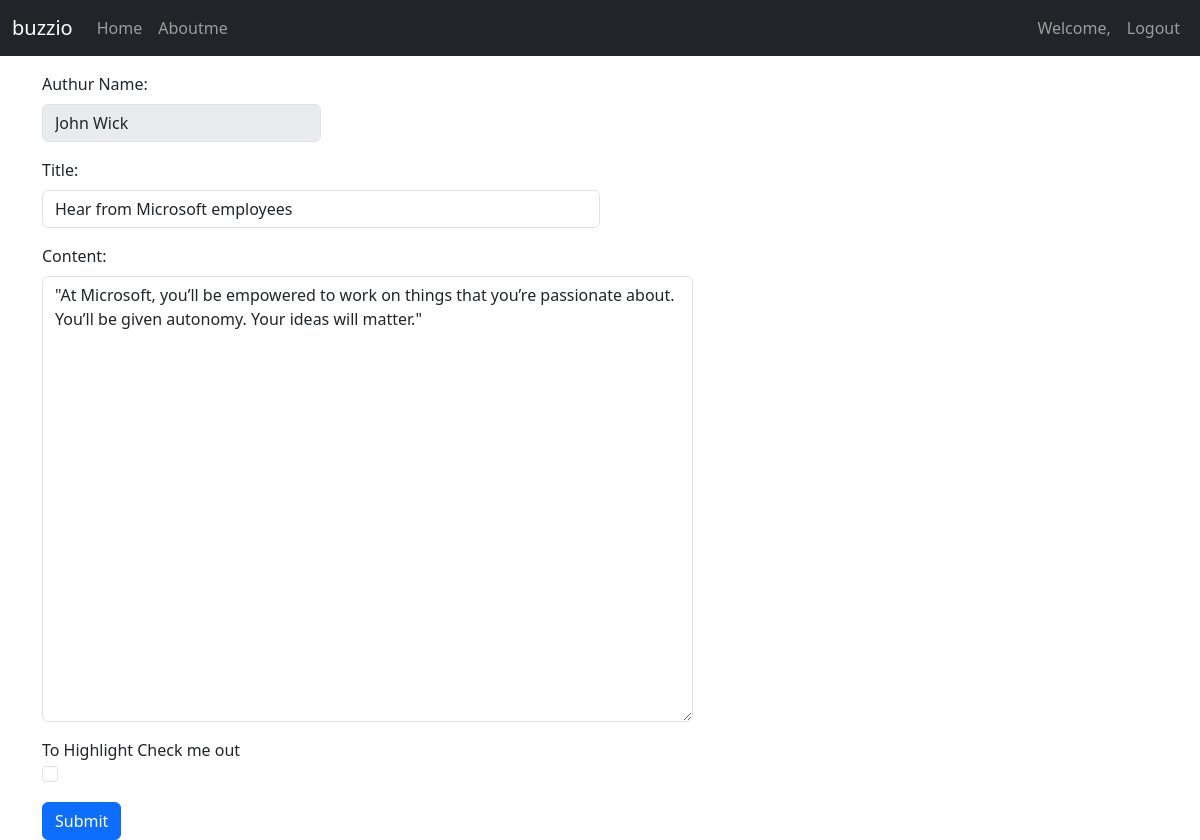
The page /edit.php?category_id=5 (signed in) on the database its author committed.
### tables this page shows
CREATE TABLE `compose` (
  `category_id` int(11) NOT NULL AUTO_INCREMENT,
  `category_type` varchar(255) NOT NULL,
  `title` varchar(255) NOT NULL,
  `content` varchar(5000) NOT NULL,
  `created_date` datetime NOT NULL,
  `compose_username` varchar(255) NOT NULL,
  `highlights` enum('Yes','No') NOT NULL DEFAULT 'No',
  `authurname` varchar(100) NOT NULL,
  `user_id` int(11) NOT NULL,
  PRIMARY KEY (`category_id`),
  KEY `fk_user_id` (`user_id`),
  CONSTRAINT `fk_user_id` FOREIGN KEY (`user_id`) REFERENCES `usersregistration` (`register_id`) ON DELETE CASCADE
);

### auth/dbaccess.php (called while the page is built, shortened)
<?php
class User
{
    private $dbserver = "localhost";
    private $dbusername = "root";
    private $dbpassword = "mysqlpassword";
    private $dbdatabase = "usersdb";
    protected $db;
    public function __construct()
    {
        $this->db = new mysqli($this->dbserver, $this->dbusername, $this->dbpassword, $this->dbdatabase);
    }
    public function read_Query($id)
    {
        $stmt = $this->db->prepare("SELECT * FROM compose WHERE category_id = ?");
        $stmt->bind_param("i", $id);
        $stmt->execute();
        $result = $stmt->get_result();
        if ($result->num_rows > 0) {
            $rows = $result->fetch_assoc();
            return $rows;
        } else {
            return false;
        }
    }
}
?>

### auth/query.php (called while the page is built, shortened)
<?php
function readQuery($id){
    require_once 'dbaccess.php';
    $user = new User();
    return $user->read_Query($id);
}
?>

### edit.php (the view, shortened to what this page needs)
<?php include 'hnf/header.php'; ?>
<nav class="navbar navbar-expand-md navbar-dark bg-dark">
    <div class="container-fluid">
        <a class="navbar-brand" href="index.php">buzzio</a>
        <div class="collapse navbar-collapse justify-content-between" id="navbarNav">
            <ul class="navbar-nav">
                <li class="nav-item">
                    <a class="nav-link" href="index.php">Home</a>
                </li>
                <?php if (isset($_SESSION['authenticated'])) { ?>
                    <li class="nav-item">
                        <a class="nav-link" href="aboutme.php">Aboutme</a>
                    </li>
                <?php } ?>
            </ul>
            <ul class="navbar-nav">
                <?php if (isset($_SESSION['authenticated'])) { ?>
                    <li class="nav-item">
                        <a class="nav-link" href="profile.php">Welcome, <?php echo $_SESSION['fullname']; ?></a>
                    </li>
                    <li class="nav-item">
                        <a class="nav-link" href="auth/logout.php">Logout</a>
                    </li>
                <?php } ?>
            </ul>
        </div>
    </div>
</nav>
<?php
if (isset($_GET['category_id'])) {
    $category_id = filter_input(INPUT_GET, 'category_id', FILTER_VALIDATE_INT);
    require_once 'auth/query.php';
    $record = readQuery($category_id);
    $checkbox_value = $record["highlights"];
?>
    <div class="container mt-3">
        <form action='y.php' method='POST'>
            <div class="mb-3 col-3">
                <label for="disabledTextInput" class="form-label">Authur Name:</label>
                <input type="text" id="disabledTextInput" name="disabled" value='<?php echo htmlspecialchars($record['authurname']); ?>'
                class="form-control" disabled>
            </div>
            <div class="mb-3 col-6">
                <label for="title" class="form-label">Title: </label>
                <input type="text" class="form-control" id="title" name="edit_title" required value='<?php echo htmlspecialchars($record['title']); ?>'>
            </div>
            <div class=" mb-3 col-7">
                <label for="exampleFormControlTextarea1" class="form-label">Content: </label>
                <textarea class="form-control" name="editcontent" id="exampleFormControlTextarea1" size="20" rows="18"><?php echo htmlspecialchars($record['content']); ?></textarea>
            </div>
            <div>
                <label class="form-check-label" for="exampleCheck1">To Highlight Check me out</label>
                <div class="mb-3 form-check">
                    <input type="checkbox" name="editcheckbox" class="form-check-input" id="exampleCheck1" value="Yes" <?php if ($checkbox_value == 'Yes') echo 'checked'; ?>>
                </div>
            </div>
            <div>
                <button aligh-item="center" type="submit" class="btn btn-primary" name="update">Submit</button>
            </div>
        </form>
    </div>
<?php
}
?>

### rows shown on the page
compose: disabled "John Wick", edit_title "Hear from Microsoft employees", editcontent "\"At Microsoft, you’ll be empowered to work on things that you’re passionate about. You’ll be given autonomy. Your ideas will matter.\""
